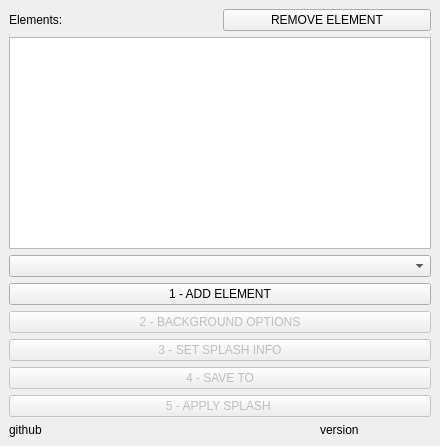
<?xml version="1.0" encoding="UTF-8"?>
<ui version="4.0">
 <class>MainWindow</class>
 <widget class="QMainWindow" name="MainWindow">
  <property name="geometry">
   <rect>
    <x>0</x>
    <y>0</y>
    <width>440</width>
    <height>446</height>
   </rect>
  </property>
  <property name="windowTitle">
   <string>KDE SPLASH CREATOR</string>
  </property>
  <widget class="QWidget" name="centralwidget">
   <layout class="QVBoxLayout" name="verticalLayout">
    <item>
     <layout class="QHBoxLayout" name="horizontalLayout">
      <item>
       <widget class="QLabel" name="label_elements">
        <property name="text">
         <string>Elements:</string>
        </property>
       </widget>
      </item>
      <item>
       <widget class="QPushButton" name="pushButton_remove">
        <property name="text">
         <string>REMOVE ELEMENT</string>
        </property>
       </widget>
      </item>
     </layout>
    </item>
    <item>
     <widget class="QListWidget" name="listWidget"/>
    </item>
    <item>
     <widget class="QComboBox" name="comboBox_elements">
      <property name="currentText">
       <string/>
      </property>
     </widget>
    </item>
    <item>
     <widget class="QPushButton" name="pushButton_add">
      <property name="enabled">
       <bool>true</bool>
      </property>
      <property name="text">
       <string>1 - ADD ELEMENT</string>
      </property>
     </widget>
    </item>
    <item>
     <widget class="QPushButton" name="pushButton_background">
      <property name="enabled">
       <bool>false</bool>
      </property>
      <property name="text">
       <string>2 - BACKGROUND OPTIONS</string>
      </property>
     </widget>
    </item>
    <item>
     <widget class="QPushButton" name="pushButton_splashinfo">
      <property name="enabled">
       <bool>false</bool>
      </property>
      <property name="text">
       <string>3 - SET SPLASH INFO</string>
      </property>
     </widget>
    </item>
    <item>
     <widget class="QPushButton" name="pushButton_save">
      <property name="enabled">
       <bool>false</bool>
      </property>
      <property name="text">
       <string>4 - SAVE TO</string>
      </property>
     </widget>
    </item>
    <item>
     <widget class="QPushButton" name="pushButton_apply">
      <property name="enabled">
       <bool>false</bool>
      </property>
      <property name="text">
       <string>5 - APPLY SPLASH </string>
      </property>
     </widget>
    </item>
    <item>
     <layout class="QHBoxLayout" name="horizontalLayout_2">
      <property name="spacing">
       <number>200</number>
      </property>
      <property name="sizeConstraint">
       <enum>QLayout::SizeConstraint::SetMinimumSize</enum>
      </property>
      <item>
       <widget class="QLabel" name="label_github">
        <property name="text">
         <string>github</string>
        </property>
        <property name="openExternalLinks">
         <bool>true</bool>
        </property>
       </widget>
      </item>
      <item>
       <widget class="QLabel" name="label_version">
        <property name="text">
         <string>version</string>
        </property>
       </widget>
      </item>
     </layout>
    </item>
   </layout>
  </widget>
 </widget>
 <resources/>
 <connections/>
</ui>
